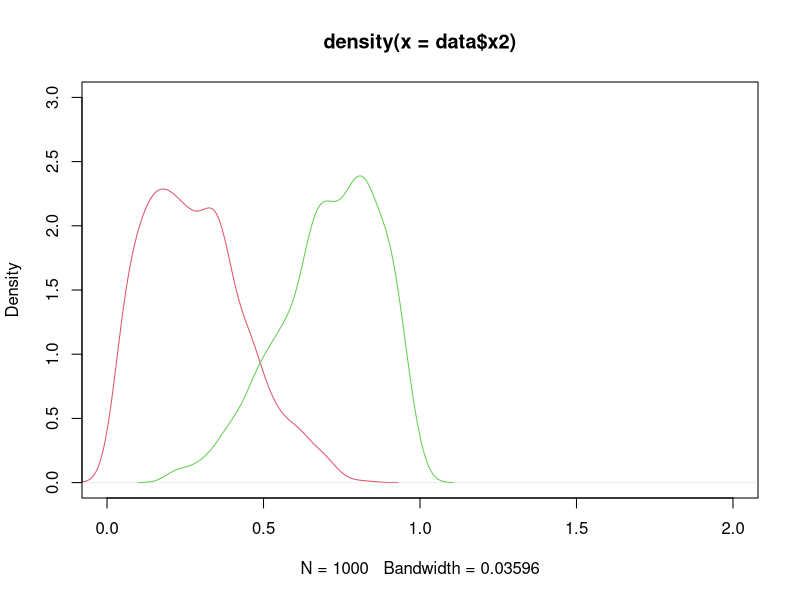

Recreate this plot in R. (Note: this script raises an error after producing the figure.)
library(fGarch)
library(tidyverse)

set.seed(35486)                    # Create random distributions
data <- data.frame(x1 = rbeta(1000, 5, 2),
                   x2 = rbeta(1000, 2, 5))
plot(density(data$x2), col = 2,    # Overlay all columns as densities
     xlim = c(0, 2),
     ylim = c(0, 3))
lines(density(data$x1), col = 3)


#data<-readRDS("data/data_aru.rds")
saveRDS(data, file = file.path("data",  "data_aru.rds"))

rect <- data.frame(xmxf = c(.83,.19),
                   xmnf = c(.85,.21),
                   api = c(.84,.2),
                   content = c("content A","content B"),
                   For = c(.4,.1),
                   Dis = c(1,.8))
                   

data%>%
  gather(content,value,c(x1:x2))%>%
  mutate(content = ifelse(content == "x1","content A","content B"))%>%
  ggplot()+
  geom_rect(data = rect ,aes(xmin = 0,
                xmax = xmxf,
                ymin = - Inf,
                ymax = Inf),
            fill = "#f7dad8",
            alpha = 0.2)+
  geom_rect(data = rect ,aes(xmin = xmnf,
                xmax = 1.25,
                ymin = - Inf,
                ymax = Inf),
            fill = "#ccebed",
            alpha = 0.2)+
  # geom_rect(aes(xmin = .25,
  #               xmax = .79,
  #               ymin = - Inf,
  #               ymax = .20),
  #           fill = "#f7dad8",
  #           alpha = 1)+
  # geom_rect(aes(xmin = .81,
  #               xmax = 1.25,
  #               ymin = - Inf,
  #               ymax = .20),
  #           fill = "#ccebed",
  #           alpha = 1)+
  geom_text(data = rect ,aes(x = For, y = 2.8, label ="Formation"))+
  geom_text(data = rect ,aes(x = Dis, y = 2.8, label ="Dissolution"))+
  geom_text(aes(x = 1.2, y = 1.6, label ="0.4 y"), color = "gray")+
  geom_segment(aes(x=0,xend= 1.15,y=1.6,yend = 1.6),color = "gray")+
  geom_text(aes(x = 1.2, y = 1.6, label ="0.4 y"), color = "gray")+
  geom_segment(aes(x=0,xend= 1.15,y=2.4,yend = 2.4),color = "gray")+
  geom_text(aes(x = 1.2, y = 2.4, label ="0.7 y"), color = "gray")+
  geom_density(aes(value, color = content))+
  geom_vline(data = rect,aes(xintercept = api), linetype="dotted", 
             color = "red", size=1.5)+
  # geom_text(aes(x = .52, y = 1, label ="Content A"),angle = 45,size = 3, color = "#fd345a") +
  # geom_text(aes(x = .61, y = 1, label ="Content B"),angle = 60,size = 3, color = "#008b39") +
  
  xlab("Time")+
  ylab("Proportion of qualia content \nagainst maximum possible")+
  theme(text=element_text(size=16,  family="Arial"),
        panel.background = element_blank(),
        axis.line = element_line(colour = "black", arrow = grid::arrow(length = unit(0.3, "cm"))),
        axis.ticks =element_blank(),
        axis.text  =element_blank(),
        strip.text = element_text(size = 11, family="Arial"),
        legend.position = "none")+
  scale_colour_manual(values = c("#fd345a", "#008b39"))+
  facet_grid(content ~ .)
  
  
 
